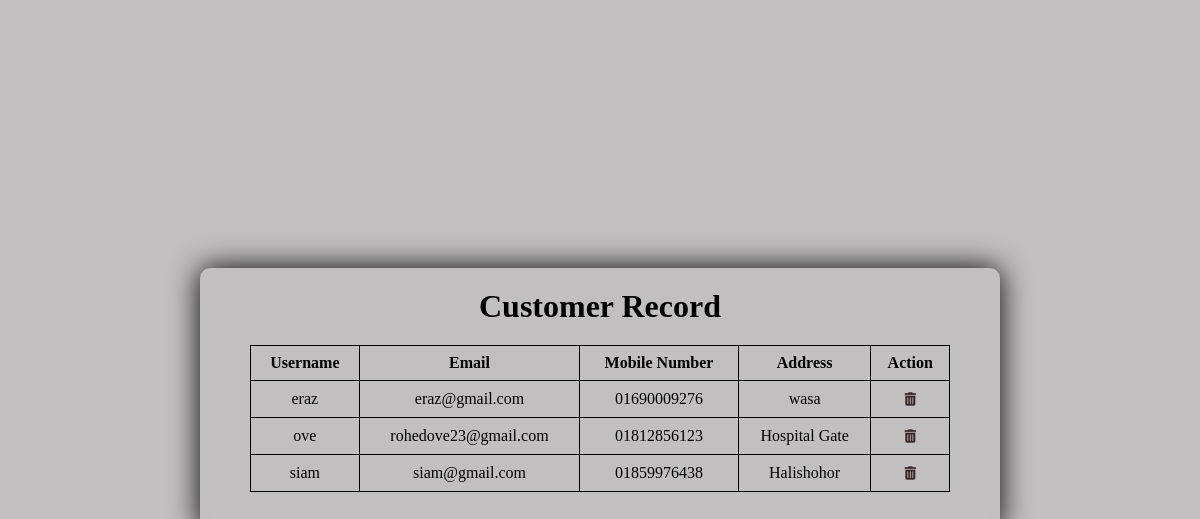
Screenshot of /admin/admin.php (signed in) with the database file from the repository.
### tables this page shows
CREATE TABLE `customer` (
  `username` varchar(30) NOT NULL,
  `password` varchar(30) DEFAULT NULL,
  `email` varchar(30) DEFAULT NULL,
  `Phone` varchar(30) DEFAULT NULL,
  `Address` varchar(100) DEFAULT NULL
);

### admin/admin.php (the view, shortened to what this page needs)
<!DOCTYPE html>
<html>
<head>
</head>
<body>
  <div class="main">
    <div class="box">
      <?php
      include('../connection.php');
      $sql = "SELECT username,email, Phone, Address FROM customer";
      $result = $con->query($sql);
      ?>
      <h1>Customer Record</h1>
      <div class="table-container">
        <table>
          <tr>
            <th>Username</th>
            <th>Email</th>
            <th>Mobile Number</th>
            <th>Address</th>
            <th>Action</th>
          </tr>
          <?php
          if ($result->num_rows > 0) {
            while ($row = $result->fetch_assoc()) {
              echo "<tr>";
              echo "<td>" . $row["username"] . "</td>";
              echo "<td>" . $row["email"] . "</td>";
              echo "<td>" . $row["Phone"] . "</td>";
              echo "<td>" . $row["Address"] . "</td>";
              echo "<td>";
              echo "<form method='post' action='admin.php'>";
              echo "<button type='submit' class='submit' name='delete_customer' value='Delete'>
                  <i class='fa fa-trash' >
                    </i>
                    </button>
                  ";
              echo "</form>";
              echo "</td>";
              echo "</tr>";
            }
          } else {
            echo "0 results";
          }
          ?>
        </table>
      </div>
    </div>
  </div>
</body>
</html>

### admin/admin.php (style rules this page uses)
* { margin: 0; padding: 0; }
body { font-family: Times New Roman, serif; color: rgb(0, 0, 0); background: white; }
.main { display: flex; align-items: center; justify-content: center; min-height: 95vh; background: rgba(51, 43, 43, 0.3); }
.box { text-align: center; width: 800px; min-height: 50px; backdrop-filter: blur(10px); box-shadow: 0 0 30px rgb(0, 0, 0); border-radius: 10px; margin-top: 10vh; margin-bottom: 5vh; }
.box h1 { padding-top: 20px; }
.table-container { width: fit-content; height: 100%; margin: auto; margin-top: 20px; padding-bottom: 40px; }
table { border-collapse: collapse; width: 700px; }
th, td { border: 1px solid black; padding: 8px; text-align: center; }
.submit { width: 100%; height: 20px; border: none; border-radius: 5px; background: transparent; color: rgb(60, 38, 38); }

### rows the page displays
customer: username "eraz", email "eraz@gmail.com", Phone "01690009276", Address "wasa"
customer: username "ove", email "rohedove23@gmail.com", Phone "01812856123", Address "Hospital Gate"
customer: username "siam", email "siam@gmail.com", Phone "01859976438", Address "Halishohor"
